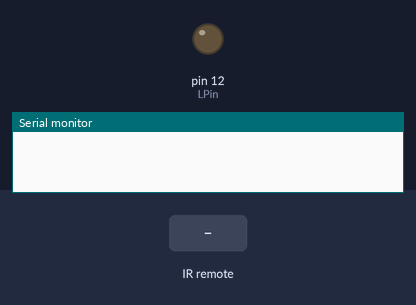
This sketch was run on a simulated Arduino Uno, built with avr-gcc and run on an emulated ATmega328P. Shown: output pins drawn as LEDs (lit = HIGH), the last lines printed to the serial monitor. Inputs (shaded band) come from the test bench.

Above: at 1.2 s.
1.3 s: infrared code 0xF4BA2988 received
At 2.4 s:
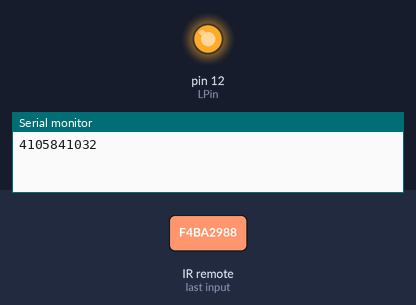
Timing chart, 0 to 4.3 s (numbered marks = the images above; inputs shaded):
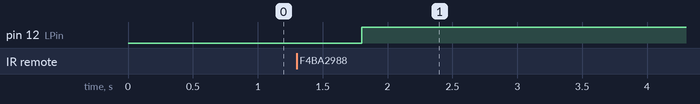

The sketch:

remote.ino
```cpp
#include <IRremote.h>

int IRpin = 11;
IRrecv IR(IRpin);
decode_results cmd;

int LPin = 12;

int on = 0;

void setup() {
  Serial.begin(9600);
  pinMode(LPin, OUTPUT);
  IR.enableIRIn();
}

void loop() {

  while(IR.decode(&cmd) == 0) {

  }
  Serial.println(cmd.value);
  delay(500);
  if(cmd.value == 4105841032) {
    if(on == 1) {
    on = 0;
   } else {
    on = 1;
    }
  }

  if(on == 1) {
    digitalWrite(LPin, HIGH);
   } else {
    digitalWrite(LPin, LOW);
    }

  IR.resume();
}
```

Measured:
- after the input at 1.3 s, pin 12 (LPin): LOW → HIGH after 0.50 s
